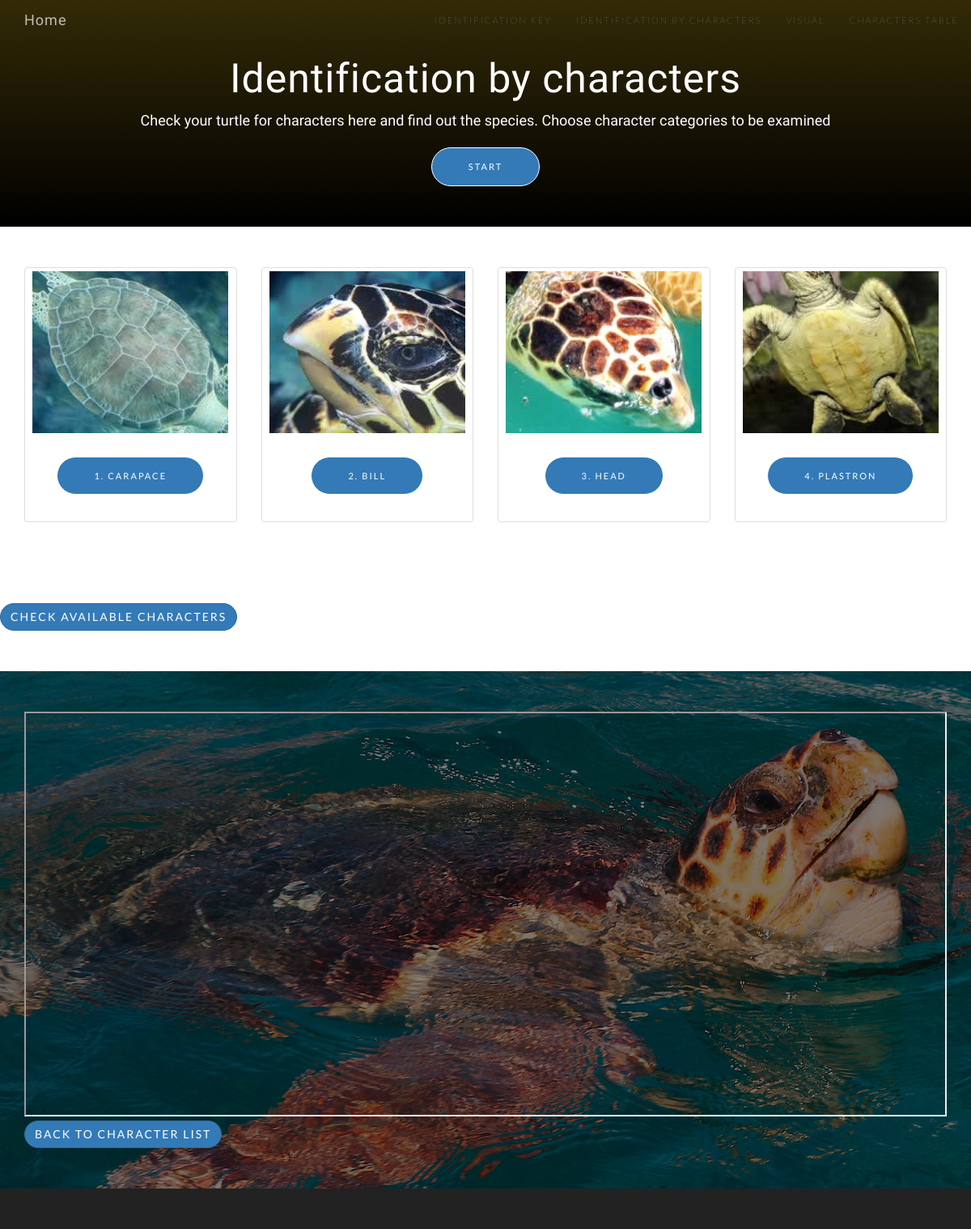
Screenshot of /index.php/welcome/characters with the database file from the repository.
### tables this page shows
CREATE TABLE `character_cat` (
  `charactercat_id` tinyint(2) NOT NULL,
  `charactercat_name` text NOT NULL,
  `charactercat_des` text NOT NULL,
  `charactercat_pic` text NOT NULL
);

### application/controllers/Welcome.php (called while the page is built, shortened)
<?php
class Welcome extends CI_Controller {
        public function __construct()
        {
                $this->load->model('M_penyu');
				$this->load->helper('url');
				$this->load->helper('text');
				$this->load->helper('form');
        }
		public function characters()
		{
				$data['character_cats'] = $this->M_penyu->get_all_character_cats();
				$data['title'] = 'Identification by characters';
				$this->load->view('header', $data);
				$this->load->view('nav', $data);
				$this->load->view('character_cat', $data);
				$this->load->view('footer', $data);
		}
}

### index.php (called while the page is built, shortened)
<?php
require_once BASEPATH.'core/CodeIgniter.php';

### application/models/M_penyu.php (called while the page is built, shortened)
<?php
class M_penyu extends CI_Model {
		public function get_all_character_cats()
		{
			$this->db->select('*');
			$this->db->from('character_cat');
			$query = $this->db->get();
			return $query->result_array();
		}
}
?>

### application/views/character_cat.php (the view, shortened to what this page needs)
<section id="start" class="bg-primary text-center">
        <div class="container">
            <div class="row">
                <div>
                    <h2 class="section-heading">Identification by characters</h2>
                    <p>Check your turtle for characters here and find out the species. Choose character categories to be examined</p>
                    <a href="#features" class="btn btn-outline btn-primary btn-xl page-scroll">Start</a>
                </div>
            </div>
        </div>
    </section>
    <section id="features" class="features">
        <div class="container">
            <div class="row">
<?php foreach ($character_cats as $character_cat): ?>
            <div class="col-md-3">
                <div class="thumbnail feature-item">
                  <img src="<?php echo base_url(); ?>img/<?php echo $character_cat['charactercat_pic']; ?>" alt="<?php echo $character_cat['charactercat_name']; ?>">
                  <div class="caption">
                    <p><a href="<?php echo base_url();?>welcome/get_character_cat/<?php echo $character_cat['charactercat_id']; ?>" class="btn btn-outline btn-primary btn-xl page-scroll" role="button" target="characters"><?php echo $character_cat['charactercat_id']; ?>. <?php echo $character_cat['charactercat_name']; ?></a></p>
                  </div>
                </div>
				</div>
				<?php endforeach; ?>
                <div class="row">
                <a href="#cta" class="btn btn-primary page-scroll">Check available characters</a>
            </div>
            </div>
            </div>
    </section>
     <section id="cta" class="cta">
        <div class="cta-content ">
            <div class="container">
                <iframe width=100% height= 500px name="characters"></iframe><br>
                <a href="#features" class="btn btn-primary page-scroll">Back to character list</a>
            </div>
        </div>
    </section>

### asset/css/custom.css (style rules this page uses)
.bg-primary { background: #000000; background: -webkit-linear-gradient(#332a07,#000000); background: linear-gradient(#332a07,#000000); }
section { padding: 50px 0; }
section.cta { padding: 50px 0; }
.cta-content { color: #fff; }

### rows the page displays
character_cat: charactercat_pic (picture), charactercat_id "1", charactercat_name "CARAPACE"
character_cat: charactercat_pic (picture), charactercat_id "2", charactercat_name "BILL"
character_cat: charactercat_pic (picture), charactercat_id "3", charactercat_name "HEAD"
character_cat: charactercat_pic (picture), charactercat_id "4", charactercat_name "PLASTRON"
